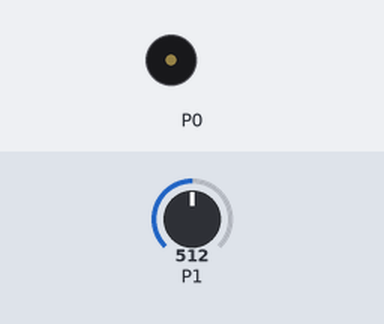
Recording of a program running on a simulated BBC micro:bit (MakeCode). On the bench: buzzer (waves = sounding). The test bench sets the inputs (shaded band); at power-on: P1 = 512 (analog values on the 0–1023 scale).

Above: at 1.2 s.
1.3 s: P1 set to 11
2.8 s: P1 set to 8
At 2.9 s:
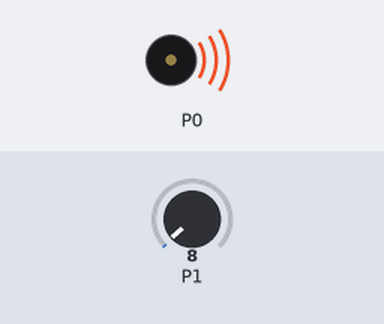
5.8 s: P1 set to 122
At 6.4 s:
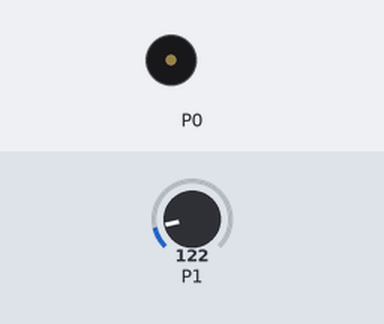
7.4 s: P1 set to 0
At 7.71 s:
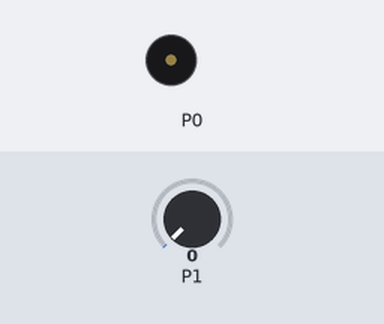
Timing chart, 0 to 11.4 s (numbered marks = the images above; inputs shaded):
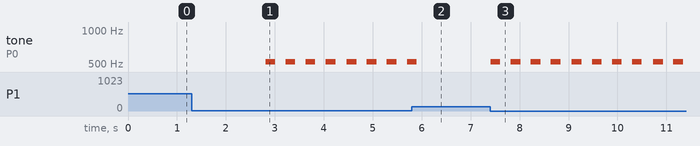

The program:

main.ts
```typescript
huskylens.initI2c()
huskylens.initMode(protocolAlgorithm.ALGORITHM_OBJECT_TRACKING)
basic.forever(function () {
    if (pins.analogReadPin(AnalogReadWritePin.P1) < 10) {
        music.play(music.stringPlayable("C5 - C5 - C5 - C5 - ", 300), music.PlaybackMode.UntilDone)
    }
})
basic.forever(function () {
    huskylens.request()
    if (huskylens.isAppear_s(HUSKYLENSResultType_t.HUSKYLENSResultBlock)) {
        if (huskylens.isAppear(1, HUSKYLENSResultType_t.HUSKYLENSResultBlock)) {
            music.play(music.stringPlayable("C5 - C5 - C5 - C5 - ", 300), music.PlaybackMode.UntilDone)
        } else {

        }
    }
})
```

test.ts
```typescript
// 테스트는 여기로 이동합니다; 이 패키지가 확장으로 사용될 때 컴파일되지 않을 것 입니다.
```

Measured:
- the behaviour switches between 10 and 9 on P1 (found by bisection; images 0 and 1)
- after the input at 1.3 s, every drawn part: stays the same
- after the input at 2.8 s, tone on P0: alternates 523 Hz for 0.20 s and silent for 0.21 s, starting at once
- after the input at 5.8 s, tone on P0: goes on until 5.9 s, then stays silent
- after the input at 7.4 s, tone on P0: alternates 523 Hz for 0.20 s and silent for 0.21 s, starting at once
